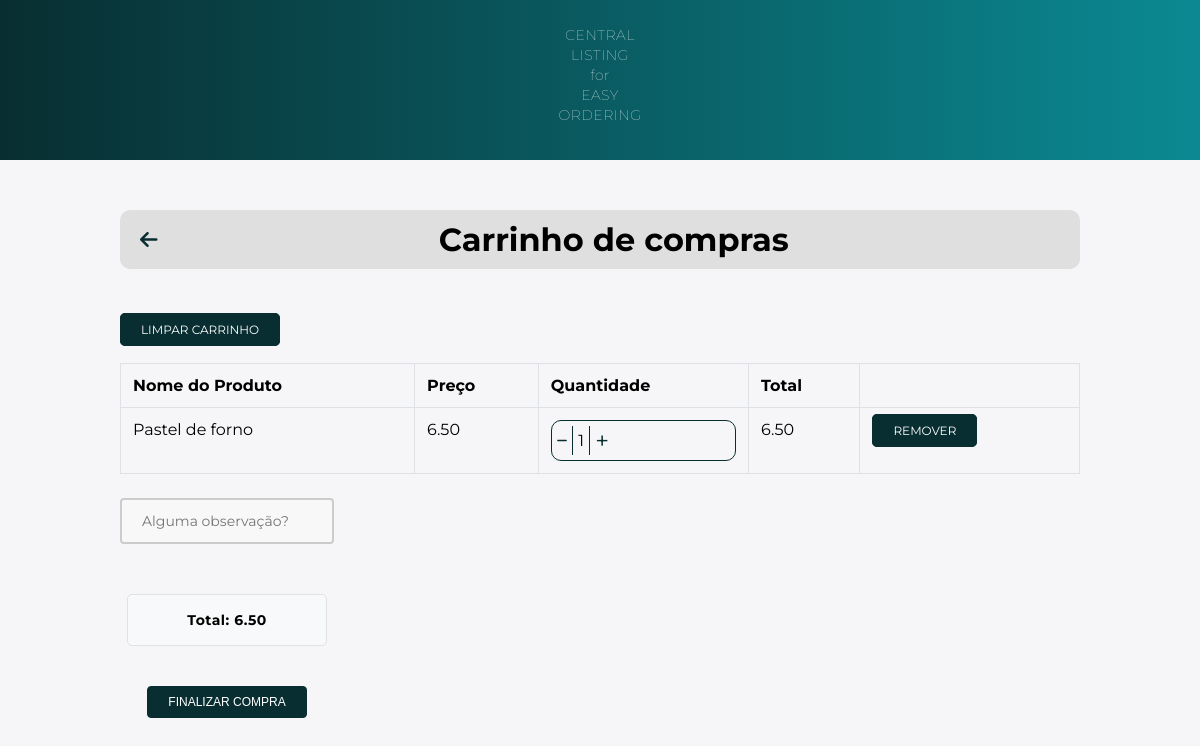
Page /cart/ (signed in) on the earlier database version.
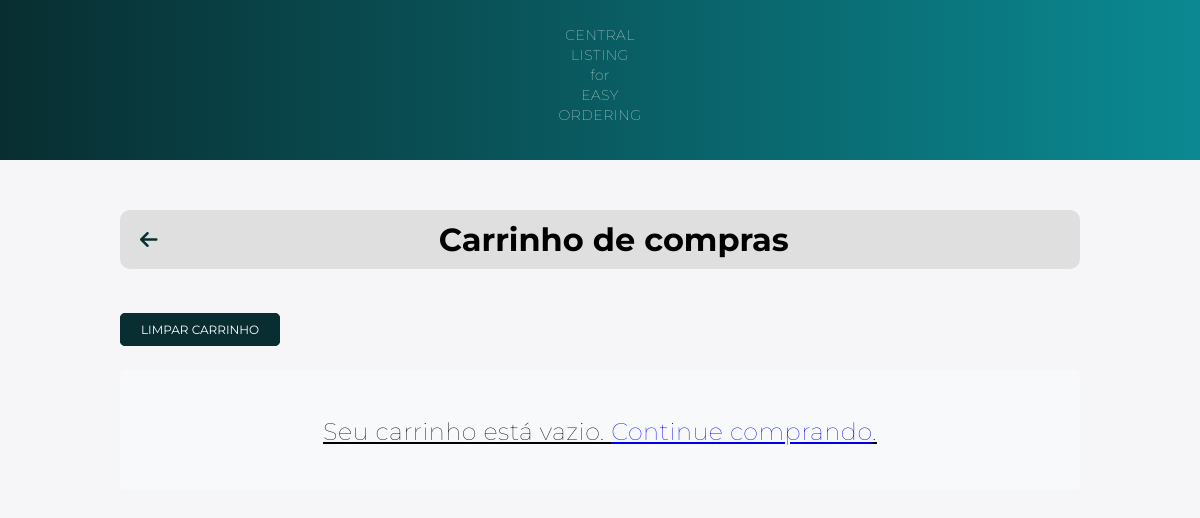
Same page on the later database version.
### main/models.py (models this page shows, shortened)
class Cart(models.Model):
    user = models.ForeignKey(User, on_delete=models.CASCADE)
    product = models.ForeignKey(FoodProduct, on_delete=models.CASCADE)
    quantity = models.PositiveBigIntegerField(default=1)

class FoodProduct(models.Model):
    name = models.CharField(max_length=255)
    price = models.DecimalField(max_digits=10, decimal_places=2)
    image = models.ImageField(upload_to='static/food_products/', default="static/food_products/default")
    description = models.TextField()
    ingredients = models.ManyToManyField(Ingredients, blank=True)
    categoria = models.ForeignKey(Categoria, on_delete=models.CASCADE, null=True)

### main/views.py (the view)
# urls.py: path('cart/', views.cart, name='cart'),
@login_required(login_url='login')
def cart(request):
    cart_items = Cart.objects.filter(user=request.user)
    cart_items_total = []
    for item in cart_items:
        total = item.product.price * item.quantity
        cart_items_total.append((item, total))
    cart_total = sum([total for _, total in cart_items_total])
    if request.method == "POST":
        form = CartForm(request.POST)
        if form.is_valid():
            text_box_obs_value = form.cleaned_data.get('text_box_obs', '')
            if not text_box_obs_value:
                text_box_obs_value = 'nenhuma'
            cart_obs = CartObs(user=request.user, text_box_obs=text_box_obs_value)
            cart_obs.save()
            return redirect('payment')
    else:
        form = CartForm()
    context = {
        'cart_items_total': cart_items_total,
        'cart_total': cart_total,
        'form': form,
    }
    return render(request, 'cart.html', context)

### main/forms.py
class CartForm(forms.Form):
    text_box_obs = forms.CharField(widget=forms.Textarea(attrs={'rows': 4, 'placeholder': 'Alguma observação?'}), required=False)

### templates/cart.html (shortened to what this page needs)
{% load static %}
<!DOCTYPE html>
<html>
<head>
    <link rel="stylesheet" type="text/css" href="{% static './css/cart.css' %}">
    <link rel="stylesheet" href="https://cdnjs.cloudflare.com/ajax/libs/font-awesome/6.4.0/css/all.min.css" />
</head>
<body>
    <nav>
        <p>CENTRAL<br>LISTING<br>for<br>EASY<br>ORDERING</p>
    </nav>
    <div class="container">
        <div class="top-bar">
            <a href="{% url 'home' %}" class="back-to-home">
                <i class="fas fa-arrow-left"></i>
            </a>
            <h1 class="top-bar-title">Carrinho de compras</h1>
        </div>
    </div>
    <div class="container_clear_cart">
    <a href="{% url 'clear_cart' %}" class="btn btn-danger clear-cart-btn" name="clearCart">Limpar carrinho</a>
    </div>
    <div class="container">
        <div class="row">
            <div class="col-12">
                {% if cart_items_total %}
                <div class="table-container">
                <table class="table table-bordered">
                    <thead>
                        <tr>
                            <th>Nome do Produto</th>
                            <th>Preço</th>
                            <th>Quantidade</th>
                            <th>Total</th>
                            <th></th>
                        </tr>
                    </thead>
                    <tbody>
                        {% for item, total in cart_items_total %}
                        <tr>
                            <td>{{ item.product.name }}</td>
                            <td>{{ item.product.price }}</td>
                            <td>
                                <div class="quantity-box">
                                    <a href="{% url 'decrement_quantity' item.product.id %}" class="fa-sharp fa-solid fa-minus btn-sm minus-link" style="text-decoration: none" name="decreaseCart"></a>
                                    <span class="quantity-number">{{ item.quantity }}</span>
                                    <a href="{% url 'increment_quantity' item.product.id %}" class="fa-light fa-plus btn-sm plus-link" style="text-decoration: none" name="increaseCart"></a>
                                </div>
                            </td>
                            <td>{{ total }}</td>
                            <td>
                                <a href="{% url 'remove_from_cart' item.product.id %}" class="btn btn-danger btn-sm" name="removeCart">Remover</a>
                            </td>
                        </tr>
                        {% endfor %}
                    </tbody>
                </table>
            </div>
            {% if cart_items_total %}
                <div class="bottom-container">
                    <form id="cartForm" method="POST">
                        <div class="observation-container">
                          <input type="text" name="{{ form.text_box_obs.name }}" class="observation-box" placeholder="Alguma observação?"/>
                        </div>
                        <div class="total-and-button-container">
                          <div class="total-box">
                            <p class="total-text">Total: {{ cart_total }}</p>
                          </div>
                          <div class="checkout-btn-container">
                            <button type="button" class="btn btn-primary" id="finalizarCompraBtn">Finalizar Compra</button>
                          </div>
                        </div>
                      </form>
                    </div>
            {% endif %}
                {% else %}
                <div class="empty-cart-message">
                    <p>Seu carrinho está vazio. <a href="{% url 'home' %}">Continue comprando</a>.</p>
                </div>
                {% endif %}
            </div>
        </div>
    </div>
</body>
</html>

Differences in the rows shown:
removed Cart: product.name "Pastel de forno", product.price "6.50", quantity "1", total "6.50"
Other differences:
{{ cart_total }}: "6.50" → (not shown)
text no longer shown: "Nome do Produto Preço Quantidade Total Total: FINALIZAR COMPRA"
text now shown: "Seu carrinho está vazio. Continue comprando ."
